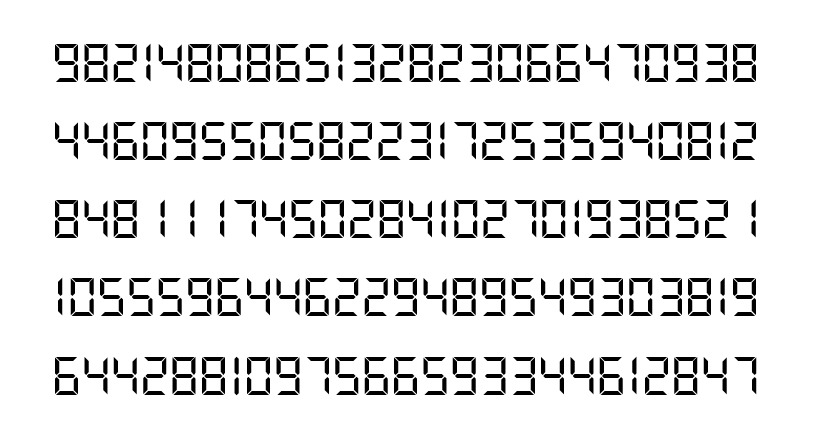
#> input picture TRAIN/data/train_completo.png, 813 x 446 px
$ python train.py
#> lines starting #> are read from the running program, lines starting #| are printed output that depends on the picture; after the words box and inside, x2 and y2 are one past the last pixel; in counts of white or black regions, pixels touching at a corner belong together
# TTRAIN FOR THE RECOGNITION OF NUMBERS ON THE DISPLAY
# Code inspired by  'yan9yu'
__author__ = "PyTrimons"

import sys
import numpy as np
import cv2

im = cv2.imread('./data/train_completo.png')
#> im is the input picture: shape (446, 813, 3); min 0, max 255, mean 227.2
im3 = im.copy()

gray = cv2.cvtColor(im, cv2.COLOR_BGR2GRAY)
blur = cv2.GaussianBlur(gray, (17, 17), 0)
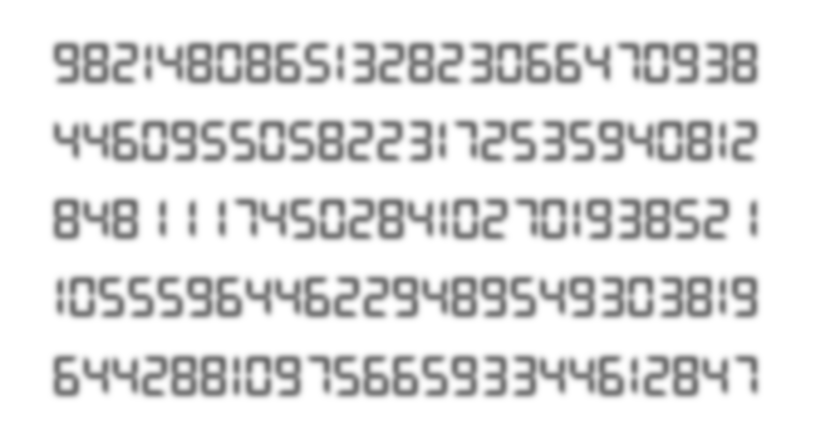
#> blur: shape (446, 813); min 109, max 255, mean 227.2
thresh = cv2.adaptiveThreshold(blur, 255, 1, 1, 11, 2)
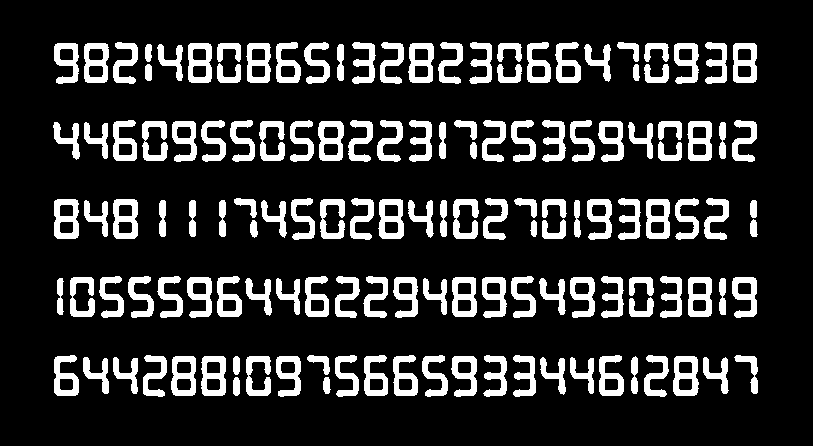
#> thresh: shape (446, 813); 16.9% white; 139 white regions

#################      finding Contours         ###################

contours, hierarchy = cv2.findContours(thresh, cv2.RETR_LIST, cv2.CHAIN_APPROX_SIMPLE)
#> contours = 193 contours; largest, box (x1, y1, x2, y2) and area: (113, 199, 138, 239) 890, (54, 199, 79, 239) 888, (318, 121, 344, 161) 887, (673, 356, 699, 396) 885, (201, 356, 226, 396) 882
print(len(contours))
#| 193
samples = np.empty((0, 100), np.float32)
responses = []
keys = [i for i in range(48, 58)]

for cnt in contours:

    if cv2.contourArea(cnt) > 60:
        [x, y, w, h] = cv2.boundingRect(cnt)

        if h > 28:

            cv2.rectangle(im, (x, y), (x + w, y + h), (255, 0, 0), 2)
            roi = thresh[y:y + h, x:x + w]
            roismall = cv2.resize(roi, (10, 10))
            cv2.imshow('norm', im)
            cv2.imshow('thresh', thresh)
            key = cv2.waitKey(0)

            if key == 27:  # (escape to quit)
                sys.exit()
#> (the program exits here)

$ run again, with TRAIN/data/trainbase.png copied over TRAIN/data/train_completo.png
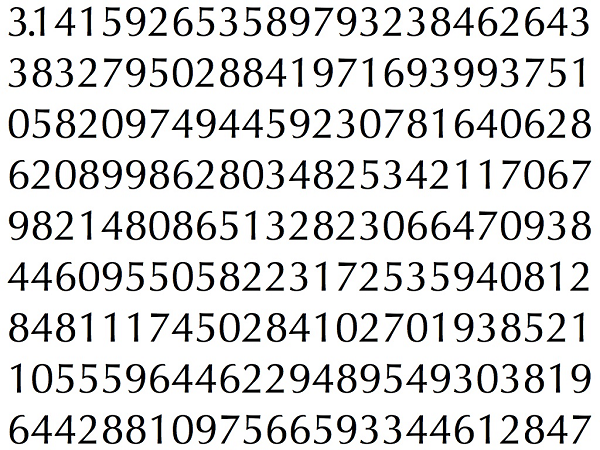
#> input picture TRAIN/data/trainbase.png, 600 x 450 px
#> im is the input picture: shape (450, 600, 3); mean B, G, R 217.4, 217.6, 217.5
#> `blur = cv2.GaussianBlur(gray, (17, 17), 0)`:
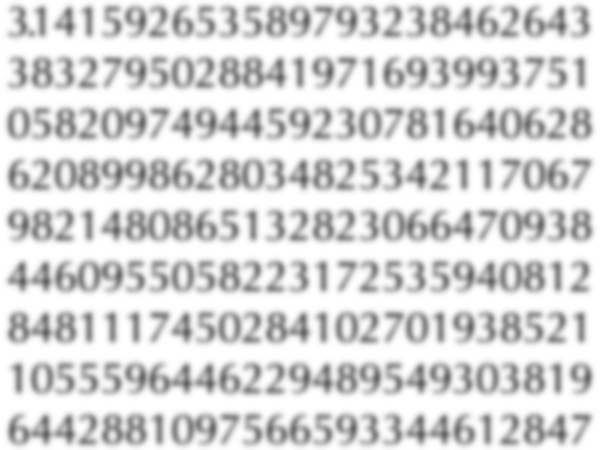
#> blur: shape (450, 600); min 99, max 255, mean 217.5
#> `thresh = cv2.adaptiveThreshold(blur, 255, 1, 1, 11, 2)`:
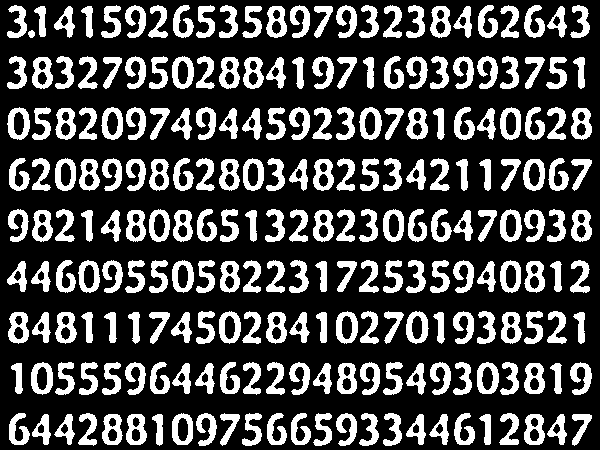
#> thresh: shape (450, 600); 27.5% white; 226 white regions
#> contours = 329 contours; largest, box (x1, y1, x2, y2) and area: (7, 107, 30, 140) 560, (406, 311, 429, 344) 560, (31, 362, 53, 395) 558, (359, 107, 382, 140) 558, (336, 311, 358, 344) 556
#| 329
